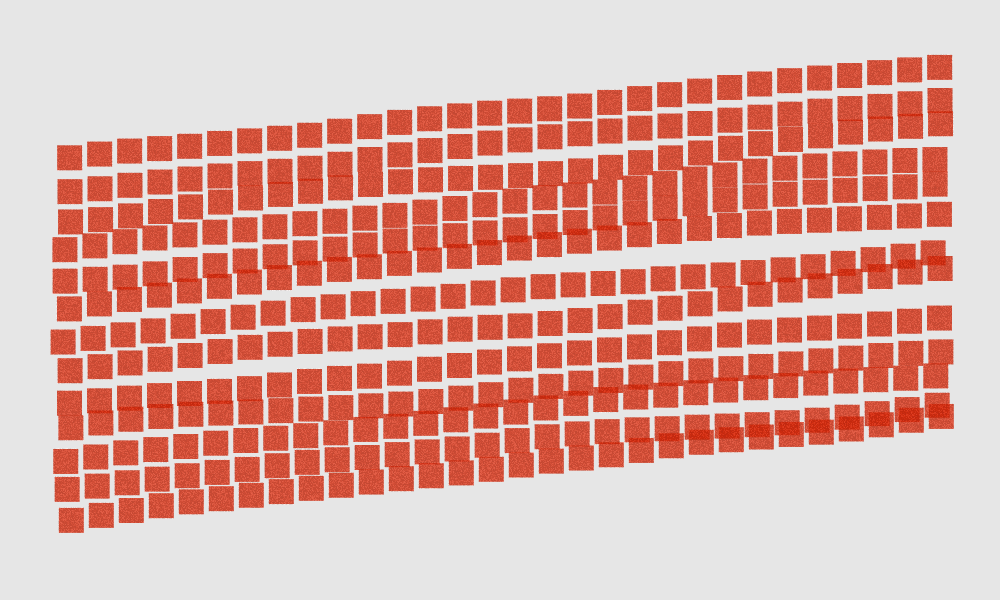
Frame 1 (no input)
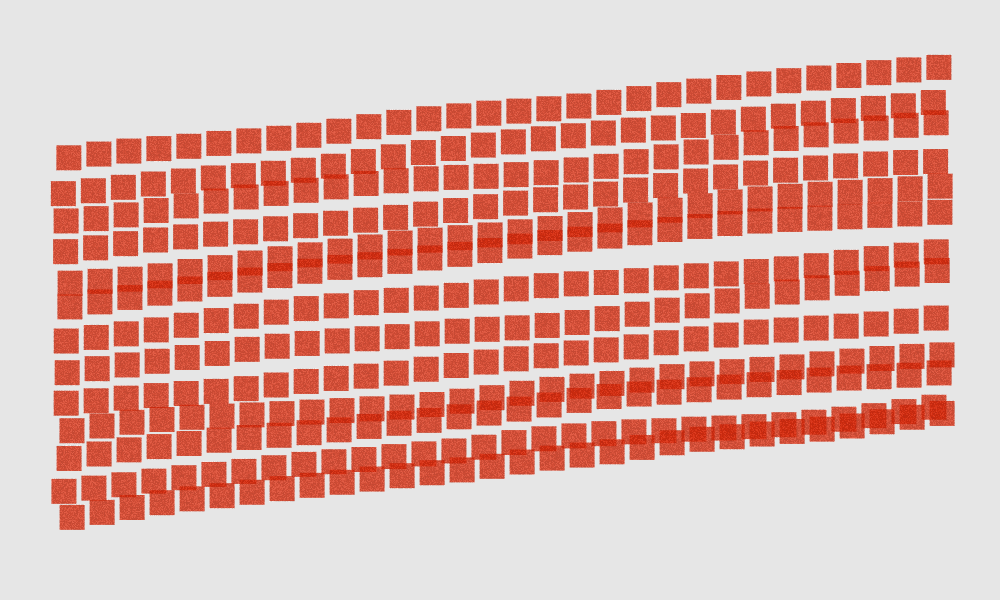
Frame 2 (the mouse pressed at the canvas centre, redrawn once)

The p5.js sketch that drew these frames (run headless with seeded random() and noise() and a simulated clock; the mouse was pressed at the canvas centre and the sketch redrawn once):

// p5.js sketch
// ── sketch.js
const len = 30;
const initX = 50;
const initY = 150;
let cols, rows;

function setup() {
    createCanvas(1000, 600);
    background(230);
    cols = floor((width - 2 * initX) / len);
    rows = floor((height - (initY + initX)) / len);
    console.log(cols, rows);
}

function draw() {
    background(230);

    noStroke();
    fill(205, 35, 6, 200);

    let currentPos = createVector();
    let margin = 5;
    let randYSpace = 0;
    let randXOffset = 0;
    let offset = 0;

    for (let j = 0; j < rows; j++) {
        currentPos.y = randYSpace + initY + j * len;
        randXOffset = random(0, 10);
        for (let i = 0; i < cols; i++) {
            currentPos.x = initX + randXOffset + i * len;
            currentPos.y -= map(noise(offset), 0, 1, 0, 7);
            rect(currentPos.x, currentPos.y, len - margin, len - margin);
            offset += 0.2;
        }
        randYSpace = floor(random(0, margin));
        offset += 100;
    }

    // Thanks to Gorilla Sun for this one
    loadPixels();
    let d = pixelDensity();
    let halfImage = 4 * (width * d) * (height * d);
    for (let i = 0; i < halfImage; i += 4) {
        if (
            !(pixels[i] == 230 && pixels[i + 1] == 230 && pixels[i + 2] == 230)
        ) {
            grainAmount = random(-20, 20);
            pixels[i] = pixels[i] + grainAmount;
            pixels[i + 1] = pixels[i + 1] + grainAmount;
            pixels[i + 2] = pixels[i + 2] + grainAmount;
            pixels[i + 3] = pixels[i + 3] + grainAmount;
        }
    }
    updatePixels();

    noLoop();
}
